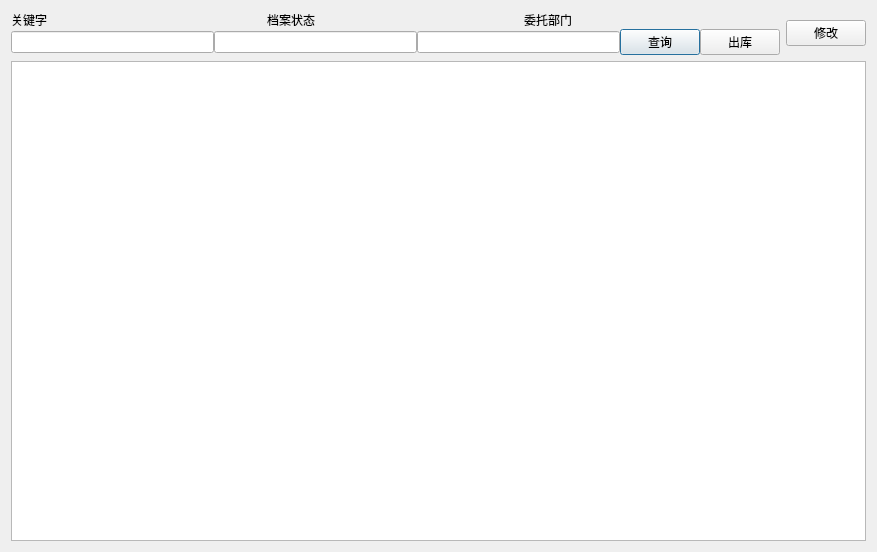
<?xml version="1.0" encoding="UTF-8"?>
<ui version="4.0">
 <class>archivesdoc</class>
 <widget class="QDialog" name="archivesdoc">
  <property name="geometry">
   <rect>
    <x>0</x>
    <y>0</y>
    <width>877</width>
    <height>552</height>
   </rect>
  </property>
  <property name="windowTitle">
   <string>Dialog</string>
  </property>
  <layout class="QGridLayout" name="gridLayout">
   <item row="0" column="0">
    <layout class="QHBoxLayout" name="horizontalLayout_3">
     <item>
      <layout class="QVBoxLayout" name="verticalLayout">
       <property name="spacing">
        <number>0</number>
       </property>
       <item>
        <layout class="QHBoxLayout" name="horizontalLayout_2">
         <item>
          <widget class="QLabel" name="label">
           <property name="text">
            <string>关键字</string>
           </property>
          </widget>
         </item>
         <item>
          <widget class="QLabel" name="label_2">
           <property name="text">
            <string>档案状态</string>
           </property>
          </widget>
         </item>
         <item>
          <widget class="QLabel" name="label_3">
           <property name="text">
            <string>委托部门</string>
           </property>
          </widget>
         </item>
        </layout>
       </item>
       <item>
        <layout class="QHBoxLayout" name="horizontalLayout">
         <item>
          <widget class="QLineEdit" name="lineEdit"/>
         </item>
         <item>
          <widget class="QLineEdit" name="lineEdit_2"/>
         </item>
         <item>
          <widget class="QLineEdit" name="lineEdit_3"/>
         </item>
         <item>
          <widget class="QPushButton" name="pushButton">
           <property name="text">
            <string>查询</string>
           </property>
          </widget>
         </item>
         <item>
          <widget class="QPushButton" name="pushButton_3">
           <property name="text">
            <string>出库</string>
           </property>
          </widget>
         </item>
        </layout>
       </item>
      </layout>
     </item>
     <item>
      <layout class="QVBoxLayout" name="verticalLayout_2">
       <property name="spacing">
        <number>0</number>
       </property>
       <item>
        <widget class="QPushButton" name="pushButton_2">
         <property name="text">
          <string>修改</string>
         </property>
        </widget>
       </item>
      </layout>
     </item>
    </layout>
   </item>
   <item row="1" column="0">
    <widget class="QTableView" name="tableView"/>
   </item>
  </layout>
 </widget>
 <resources/>
 <connections/>
</ui>
